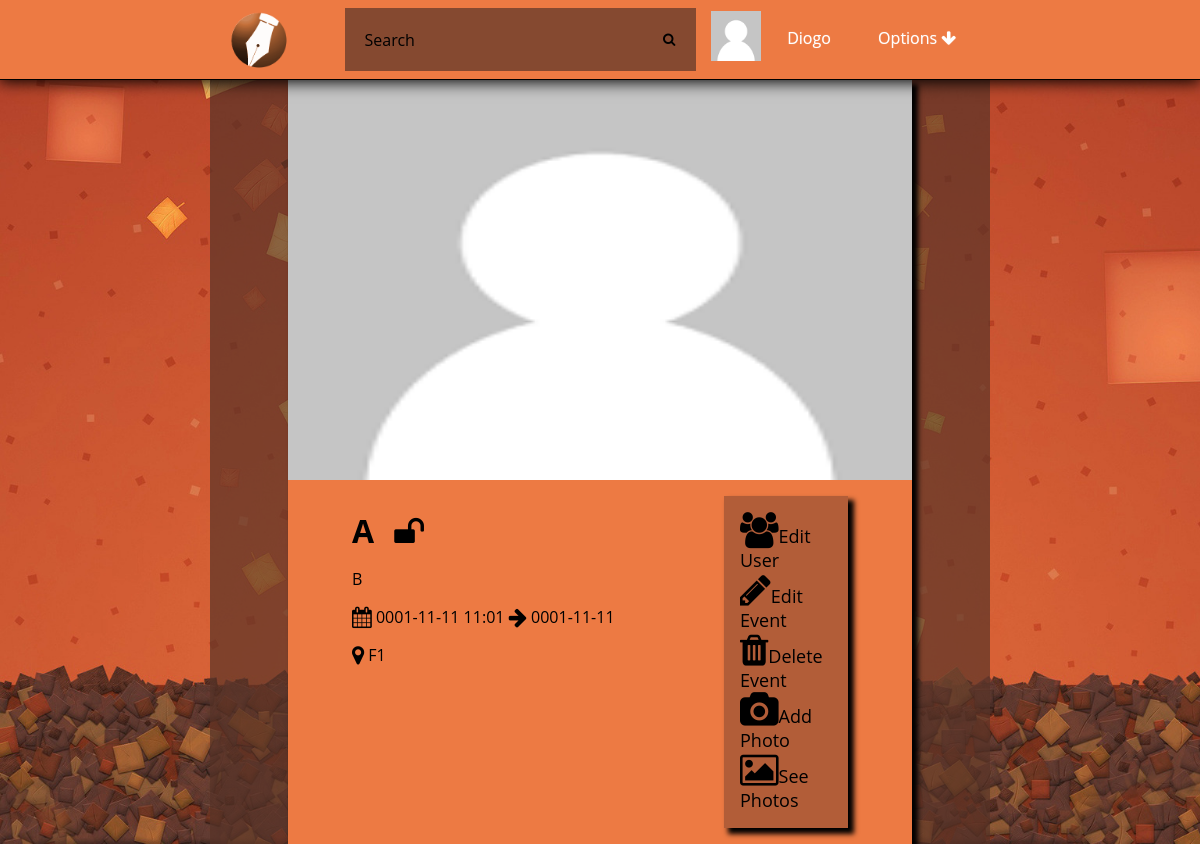
The page /event.php?id=8 (signed in) on the database its author committed.
### tables this page shows
CREATE TABLE Photo(
	idPhoto INTEGER PRIMARY KEY,
	path TEXT,
	uploadDate DATE
);

CREATE TABLE User(
	idUser INTEGER PRIMARY KEY,
	loginId TEXT NOT NULL,
	password TEXT NOT NULL,
	email TEXT NOT NULL,
	name TEXT,
	birthday DATE,
	idPhoto REFERENCES Photo(idPhoto)	
);

CREATE TABLE Event(
	idEvent INTEGER PRIMARY KEY,
	nameEvent TEXT NOT NULL,
	creationDate DATE NOT NULL,
	endDate DATE NOT NULL,
	local TEXT NOT NULL,
	public BOOLEAN,
	type TEXT,
	description TEXT,
	hour TEXT,
	idPhoto INTEGER REFERENCES Photo(idPhoto),
	idOwner INTEGER REFERENCES User(idUser)
);

### databaseConnection.php (called while the page is built, shortened)
<?php
function getEvent($id){
    $pathDatabase='sqlite:'.__DIR__.'/event.db';
    $db = new PDO($pathDatabase);
    $stmt=$db->prepare("SELECT Event.*,Photo.path FROM Event,Photo WHERE Event.idEvent=:id AND Event.idPhoto=Photo.idPhoto");
    $stmt->bindParam(':id',$id,PDO::PARAM_INT);
    $stmt->execute();
    $result = $stmt->fetchAll();
    return $result[0];
}
function getUser($userId){
    $pathDatabase='sqlite:'.__DIR__.'/event.db';
    $db = new PDO($pathDatabase);
    $stmt=$db->prepare("SELECT * FROM User WHERE User.idUser=:userid");
    $stmt->bindParam(':userid',$userId,PDO::PARAM_INT);
    $stmt->execute();
    $result = $stmt->fetchAll();
     if($result>0){
        return $result[0];
    }else return false;
}
function getUserImagePath($userId){
    $pathDatabase='sqlite:'.__DIR__.'/event.db';
    $db = new PDO($pathDatabase);
    $stmt=$db->prepare("SELECT Photo.path FROM Photo,User WHERE Photo.idPhoto=User.idPhoto AND User.idUser=:userid");
    $stmt->bindParam(':userid',$userId,PDO::PARAM_INT);
    $stmt->execute();
    $result = $stmt->fetchAll();
     if($result>0){
        return $result[0][0];
    }else return false;
}
?>

### utils.php (the view, shortened to what this page needs)
<?php
function getEventPageCard($event){
    ?>
    <div class="cardEventPage" id="event<?php echo $event['idEvent']?>">
    <div class="imgContainerPage">
    <img src="<?php echo $event["path"]?>" />
    </div>
    <div class="eventInfo">
    <div class="eventInfoContent">
    <div class="name">
    <h1><?php echo $event['nameEvent']?></h1> <?php if($event["public"]){echo "<i class=\"fa fa-unlock fa-2x\"></i>";}else{echo "<i class=\"fa fa-lock fa-2x\"></i>";}?>
    </div>
    <div>
    <p>
    <?php echo $event['description'] ?>
    </p>
    <p>
    <i class="fa fa-calendar fa-lg"></i> <?php echo $event['creationDate']." ".$event["hour"]."  <i class=\"fa fa-arrow-right fa-lg\"></i>  ".$event['endDate'] ?>
    </p>
    <p>
    <i class="fa fa-map-marker fa-lg"></i> <?php echo $event['local'];?>
    </p>
    </div>
    </div>
<?php } ?>
<?php
function addPhotoModal($event){
    ?>
    </div>
<?php } ?>

### header.php (shortened to what this page needs)
<?php
	include_once 'databaseConnection.php';
?>
<!DOCTYPE html>
<html>
<head>
    <link rel="stylesheet" href="http://cdnjs.cloudflare.com/ajax/libs/font-awesome/4.4.0/css/font-awesome.min.css">
    <link rel="stylesheet" type="text/css" href="css/eventManager.css">
	<link rel="stylesheet" type="text/css" href="css/sweetalert.css">
</head>
<body>
	<div id="hmenu">
		<div id="containerNavBar">
			<ul class="nav">
				<a href="index.php"><img id="logo" src="static/website/logo.png"></img>
				</a>
				<li id="search">
					<form action="eventSearchPage.php" method="get">
						<input type="text" name="search_text" id="search_text" placeholder="Search" />
						<button type="submit" id="search_button"><i class="fa fa-search"></i></button>
					</form>
				</li>
				<li id="options">
					<a href="#">Options  <i class="fa fa-arrow-down"></i></a>
				</li>
				<li id="profile">
					<div class="profileButton">
						<div class ="profileButtonImage">
							<img src= <?php echo getUserImagePath($_SESSION['userId']); ?> style="width:50px;height:50px;">
						</div>
						<div class="profileButtonText">
							<a href="profile.php"> <?php echo getUser($_SESSION['userId'])['name'] ?> </a>
						</div>
					</div>
				</li>
			</ul>
		</div>
	</div>
	<div class="wrapper">

### css/eventManager.css (style rules this page uses)
html { background-image: url('\../static/website/background.jpg'); background-attachment: fixed; background-position:center center; background-size:cover; display: block; box-sizing: border-box; height: 100%; }
body { width: 65%; margin:0 auto; background-color: rgba(88, 52, 40, 0.69); background-size: contain; background-attachment: fixed; box-sizing: border-box; display: block; min-height: 100%; }
div#hmenu { margin: auto auto; height: 5em; background: #ED7A43; width: 100%; text-align: center; position: fixed; top:0; left:0; border-bottom:1px solid; box-shadow: 0 1px 15px 1px; box-sizing: border-box; }
img#logo { height: 80%;width: auto;float: left;margin-left: 1em;border-radius: 50%;margin-right: 1em; }
div#containerNavBar { display: inline-block; width: 65%; height: 100%; margin: auto; box-sizing: border-box; }
.nav { height: 100%; width: 100%; display: inline-block; margin: 0.5em auto; padding: 0; }
.nav li { float: left; list-style-type: none; position: relative; margin: auto 1%; display: inline-block; }
.nav li a { font-size: 16px; color: white; display: block; line-height: 60px; padding: 0 26px; text-decoration: none; font-family: 'Open Sans', sans-serif; text-shadow: 0 0 1px rgba(255, 255, 255, 0.5); }
li#search { width: 45%; height: 80%; margin-left: 5%; }
#search_text { width: 85%; padding: 10px 0 10px 20px; font-size: 16px; font-family: 'Open Sans', sans-serif; border: 0 none; height: 100%; margin-right: 0; color: white; outline: none; background: rgba(88, 52, 40, 0.69); float: left; box-sizing: border-box; transition: all 0.15s; }
#search_button { border: 0 none; background: rgba(88, 52, 40, 0.69) center no-repeat; width: 15%; float: left; padding: 0; text-align: center; height: 100%; cursor: pointer; }
li#profile { width: 15%; }
li#options { float:right; padding: 0; }
#search form { width: 100%; height: 100%; margin: 0 auto; display: inline-block; }
.imgContainerPage { width: 100%; height: 25em; }
.cardEventPage { margin: 0 auto;box-shadow: 5px 5px 5px 1px;font-family: 'Open Sans', sans-serif; }
.imgContainerPage img { width: 100%; height: 100%; }
.eventInfo { background: #ED7A43; margin: 0 auto; padding: 1em 4em 1em 4em; display: table; width: 100%; box-sizing: border-box; }
.eventInfoContent .name h1 { margin: 0 0.5em 0 0; display: inline-block; }
.eventInfoContent { display: table-cell; }
.cardEventPage .name { display: block; width: auto; margin: 0; }
.profileButton { width: 100%; display: table; }
.profileButtonImage { height: 100%; display: table-cell; margin: 0 auto; width: 30%; vertical-align: middle; }
.profileButtonText { width: 50%; display: table-cell; box-sizing: border-box; margin: 0 auto; }
.name i { display: inline-block; }
.wrapper { width: 80%; margin: 0 auto; padding-top: 5em; }

### rows shown on the page
photo: path (placeholder picture)
user: name "Diogo"
event: idPhoto.path (placeholder picture), nameEvent "A", description "B", creationDate "0001-11-11", hour "11:01", endDate "0001-11-11", local "F1"
